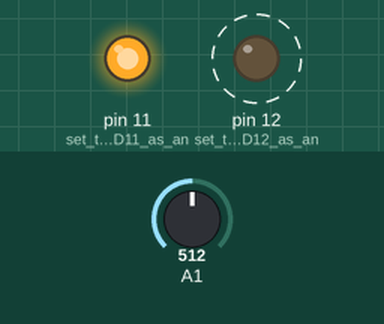
Simulated run of this sketch. Board: Arduino Uno, built with avr-gcc and run on an emulated ATmega328P. Shown: output pins drawn as LEDs (lit = HIGH). Dashed ring = blinking. Inputs (shaded band) come from the test bench; at power-on: A1 = 512.

Above: at 1.8 s.
1.9 s: A1 set to 0
3.6 s: A1 set to 122
At 3.78 s:
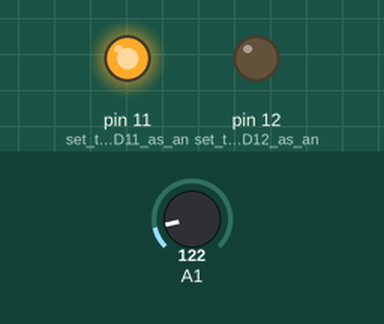
At 4.14 s:
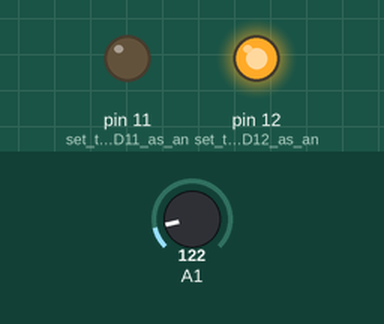
Timing chart, 0 to 13.1 s (numbered marks = the images above; inputs shaded):
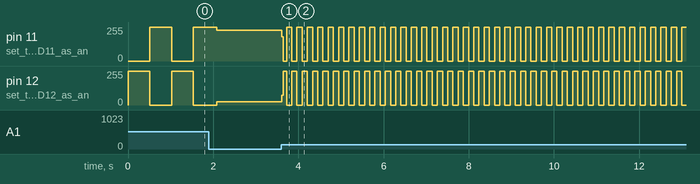

The sketch:

lesson_4.ino
```cpp
/*
Lesson Four
*/
void setup()
{
pinMode (12, OUTPUT); // set the socket D12 as an output
pinMode (11, OUTPUT); // set the socket D11 as an output
}
int del = 0; // this stores the value from the rotational
// brick, it will be used as the delay value
// for the flashing LEDs
void loop()
{
del = analogRead(1); // put the analog result from the
// rotation brick into the variable del
digitalWrite(12,HIGH); // turn on the green LED
digitalWrite(11,LOW); // turn off the red LED
delay (del); // wait for the period of time specified by
// the rotation brick;
digitalWrite(12,LOW); // turn on the green LED
digitalWrite(11,HIGH); // turn off the red LED
delay (del); // wait for the period of time specified by
// the rotation brick;
}
```

Measured:
- after the input at 3.6 s, pin 11 (set_the_socket_D11_as_an): 232/255 → 181/255 at once, then moves between 0/255 and 255/255, repeating every 0.24 s; pin 12 (set_the_socket_D12_as_an): 23/255 → 74/255 at once, then moves between 0/255 and 255/255, repeating every 0.24 s
- by itself, pin 12 (set_the_socket_D12_as_an): alternates 255/255 for 0.51 s and 0/255 for 0.51 s
